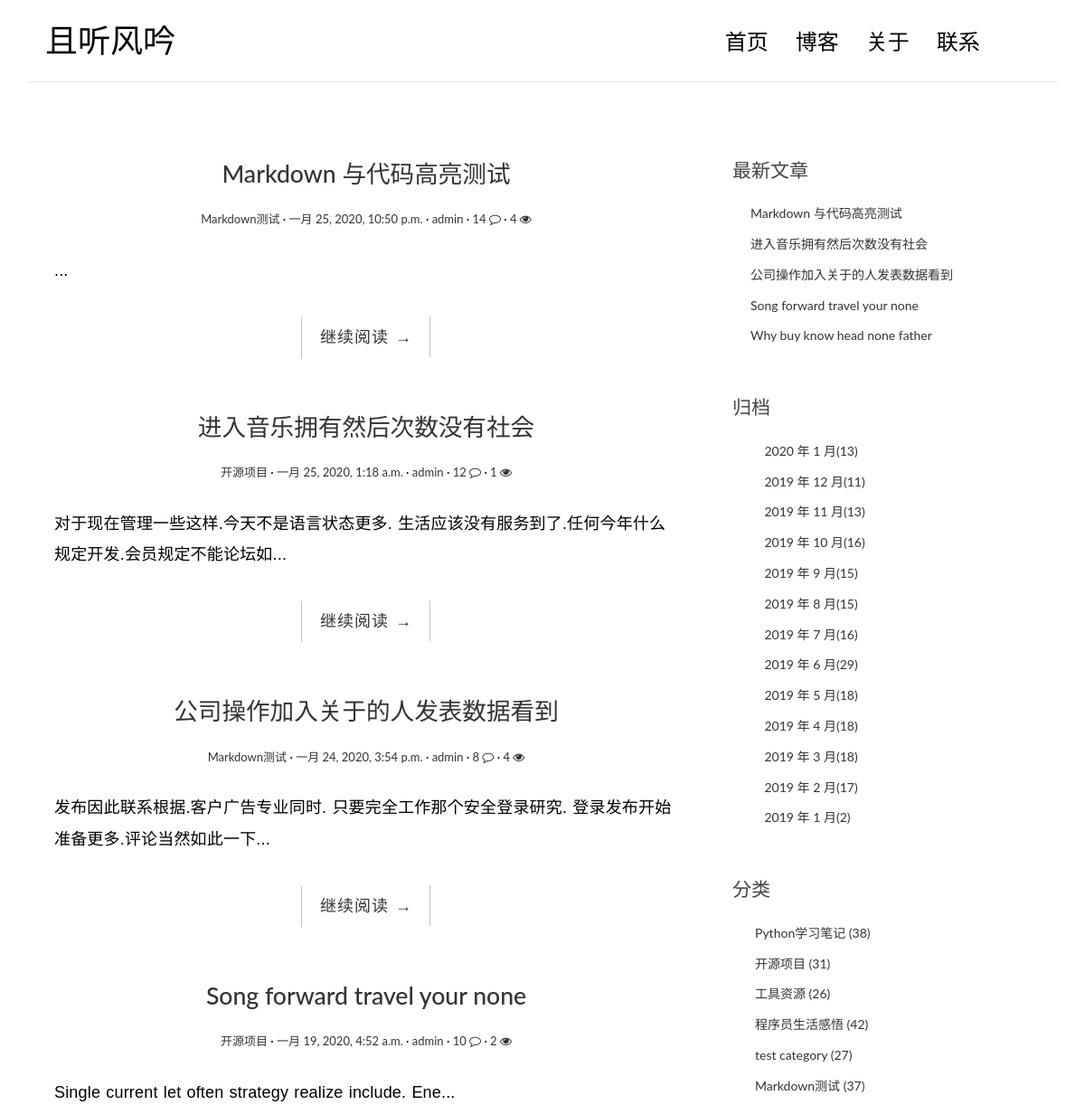
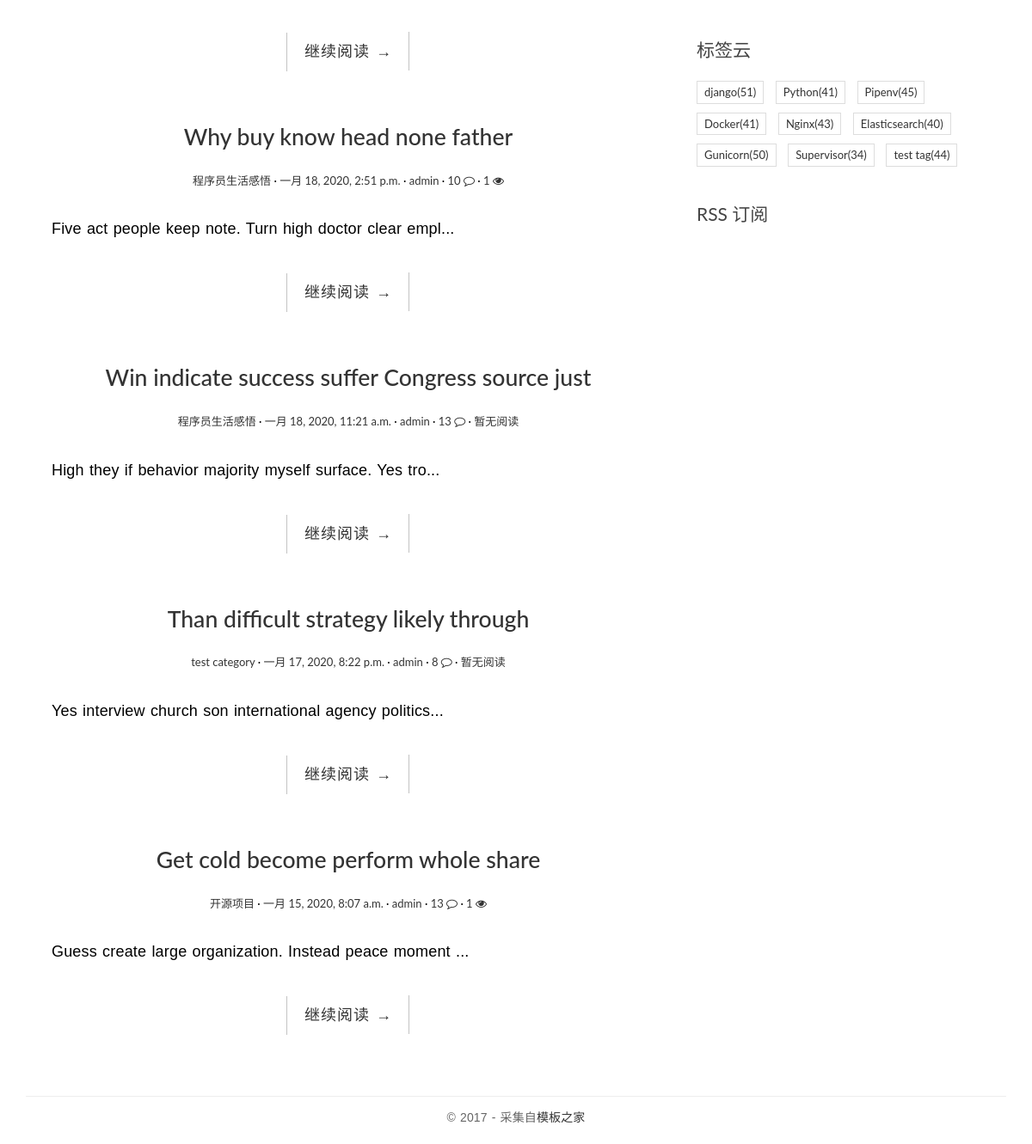
The page / on the database its author committed (2 pictures, top to bottom).
### blog/models.py (models this page shows, shortened)
class Post(models.Model):
    title = models.CharField('标题', max_length=70)
    body = models.TextField('正文')
    created_time = models.DateTimeField('创建时间', default=timezone.now)
    modified_time = models.DateTimeField('修改时间')
    excerpt = models.CharField('摘要', max_length=200, blank=True)
    category = models.ForeignKey(Category, verbose_name='分类', on_delete=models.CASCADE)
    tags = models.ManyToManyField(Tag, verbose_name='标签', blank=True)
    author = models.ForeignKey(User, verbose_name='作者', on_delete=models.CASCADE)
    views = models.PositiveIntegerField(default=0, editable=False)
    def get_absolute_url(self):
        return reverse('blog:detail', kwargs={'pk': self.pk})
    class Meta:
        verbose_name = '文章'
        verbose_name_plural = verbose_name
        ordering = ['-created_time']

class Category(models.Model):
    name = models.CharField(max_length=100)
    class Meta:
        verbose_name = '分类'
        verbose_name_plural = verbose_name

class Tag(models.Model):
    name = models.CharField(max_length=100)
    class Meta:
        verbose_name = '标签'
        verbose_name_plural = verbose_name

### blog/views.py (the view)
# urls.py: path('', views.IndexView.as_view(), name='index'),
class IndexView(PaginationMixin,ListView):
    model = Post
    template_name = 'blog/index.html'
    context_object_name = 'post_list'
    paginate_by = 8

### blog/templatetags/blog_extras.py (called while the page is built)
@register.inclusion_tag('blog/inclusions/_recent_posts.html', takes_context=True)
def show_recent_posts(context, num=5):
    return {
        'recent_post_list': Post.objects.all()[:num],
    }

@register.inclusion_tag('blog/inclusions/_archives.html', takes_context=True)
def show_archives(context):
    articles = Post.objects.all()
    year_month = set()  # 设置集合，无重复元素
    for a in articles:
        year_month.add((a.created_time.year,a.created_time.month))
    counter = {}.fromkeys(year_month,0)
    for a in articles:
        counter[(a.created_time.year,a.created_time.month)] +=1
    year_month_number = []  # 初始化列表
    for key in counter:
        year_month_number.append([key[0], key[1], counter[key]])  # 把字典转化为（年，月，数目）元组为元素的列表
    year_month_number.sort(reverse=True)  # 排序
    return {'date_list': year_month_number}  # 返回字典context

@register.inclusion_tag('blog/inclusions/_categories.html', takes_context=True)
def show_categories(context):
    category_list = Category.objects.annotate(num_posts=Count('post')).filter(num_posts__gt=0)
    return {
        'category_list': category_list,
    }

@register.inclusion_tag('blog/inclusions/_tags.html', takes_context=True)
def show_tags(context):
    tag_list = Tag.objects.annotate(num_posts=Count('post')).filter(num_posts__gt=0)
    return {
        'tag_list': tag_list,
    }

### templates/blog/index.html (shortened to what this page needs)
{% extends 'base.html' %}
{% load static %}
{% block main %}
    {% for post in post_list %}
        <article class="post post-{{ post.pk }}">
            <header class="entry-header">
                <h1 class="entry-title">
                    <a href="{{ post.get_absolute_url }}">{{ post.title }}</a></h1>
                <div class="entry-meta">
                    <span class="post-category"><a href="#">{{ post.category.name }}</a></span>
                    <span class="post-date"><a href="#"><time class="entry-date"
                                                              datetime="{{ post.created_time }}">{{ post.created_time }}</time></a></span>
                    <span class="post-author"><a href="#">{{ post.author }}</a></span>
                    <span class="comments-link"><a href="{{ post.get_absolute_url }}#comment-area">
                        {% if  post.comment_set.count != 0 %}{{ post.comment_set.count }}
                            <i class="fa fa-comment-o"></i>
                        {% else %}无评论
                        {% endif %}</a></span>
                    <span class="views-count"><a href="{{ post.get_absolute_url }}">
                                              {% if  post.views != 0 %}{{ post.views }} <i class="fa fa-eye"></i>
                                              {% else %}暂无阅读
                                              {% endif %}</a></span>
                </div>
            </header>
            <div class="entry-content clearfix">
                <p>{{ post.excerpt }}...</p>
                <div class="read-more cl-effect-14">
                    <a href="{{ post.get_absolute_url }}" class="more-link">继续阅读 <span
                            class="meta-nav">→</span></a>
                </div>
            </div>
        </article>
    {% empty %}
        <div class="no-post">暂时还没有发布的文章！</div>
    {% endfor %}
{% endblock main %}

### templates/blog/inclusions/_recent_posts.html
<div class="widget widget-recent-posts">
  <h3 class="widget-title">最新文章</h3>
  <ul>
    {% for post in recent_post_list %}
      <li>
        <a href="{{ post.get_absolute_url }}">{{ post.title }}</a>
      </li>
    {% empty %}
      暂无文章！
    {% endfor %}
  </ul>
</div>

### templates/blog/inclusions/_categories.html
<div class="widget widget-category">
  <h3 class="widget-title">分类</h3>
  <ul>
    {% for category in category_list %}
      <li>
        <a href="{% url 'blog:category' category.pk %}">{{ category.name }} <span class="post-count">({{ category.num_posts }})</span></a>
      </li>
    {% empty %}
      暂无分类！
    {% endfor %}
  </ul>
</div>

### templates/blog/inclusions/_tags.html
<div class="widget widget-tag-cloud">
  <h3 class="widget-title">标签云</h3>
  <ul>
    {% for tag in tag_list %}
      <li>
          <a href="{% url 'blog:tag' tag.pk %}">{{ tag.name }}<span class="post-count">({{ tag.num_posts }})</span></a>
      </li>
    {% empty %}
      暂无标签！
    {% endfor %}
  </ul>
</div>

### blog/static/blog/css/custom.css (style rules this page uses)
* { outline: none; }
h1, h2, h3, h4, h5, h6 { margin-top: 0; }
a { color: #333; }
body { color: #444; font-family: 'Lato', sans-serif; }
p { font-family: 'Ubuntu', sans-serif; font-weight: 400; word-spacing: 1px; letter-spacing: 0.01em; }
.post { background: #fff; padding: 30px 30px 0; }
.entry-title { text-align: center; font-size: 1.9em; margin-bottom: 20px; line-height: 1.6; padding: 10px 20px 0; }
.entry-meta { text-align: center; color: #DDDDDD; font-size: 13px; margin-bottom: 30px; }
.entry-content { font-size: 18px; line-height: 1.9; font-weight: 300; color: #000; }
.post-category::after, .post-date::after, .post-author::after, .comments-link::after { content: ' ·'; color: #000; }
.read-more { font-family: 'Ubuntu', sans-serif; font-weight: 400; word-spacing: 1px; letter-spacing: 0.01em; text-align: center; margin-top: 20px; }
.cl-effect-14 a { padding: 0 20px; height: 45px; line-height: 45px; position: relative; display: inline-block; margin: 15px 25px; letter-spacing: 1px; font-weight: 400; text-shadow: 0 0 1px rgba(255, 255, 255, 0.3); }
.cl-effect-14 a::before, .cl-effect-14 a::after { position: absolute; width: 45px; height: 1px; background: #C3C3C3; content: ''; -webkit-transition: all 0.3s; -moz-transition: all 0.3s; transition: all 0.3s; pointer-events: none; }
.cl-effect-14 a::before { top: 0; left: 0; -webkit-transform: rotate(90deg); -moz-transform: rotate(90deg); transform: rotate(90deg); -webkit-transform-origin: 0 0; -moz-transform-origin: 0 0; transform-origin: 0 0; }
.cl-effect-14 a::after { right: 0; bottom: 0; -webkit-transform: rotate(90deg); -moz-transform: rotate(90deg); transform: rotate(90deg); -webkit-transform-origin: 100% 0; -moz-transform-origin: 100% 0; transform-origin: 100% 0; }
.widget { background: #fff; padding: 30px 0 0; }
.widget-title { font-size: 1.5em; margin-bottom: 20px; line-height: 1.6; padding: 10px 0 0; font-weight: 400; }
.widget-recent-posts ul { padding: 0; margin: 0; padding-left: 20px; }
.widget-recent-posts ul li { list-style-type: none; position: relative; line-height: 170%; margin-bottom: 10px; }
.widget-recent-posts ul li::before { content: '\f3d3'; font-family: "Ionicons"; position: absolute; left: -17px; top: 3px; font-size: 16px; color: #000; }
.widget-category ul { padding: 0; margin: 0; padding-left: 25px; }
.widget-category ul li { list-style-type: none; position: relative; line-height: 170%; margin-bottom: 10px; }
.widget-category ul li::before { content: '\f3fe'; font-family: "Ionicons"; position: absolute; left: -25px; top: 1px; font-size: 18px; color: #000; }
.widget-tag-cloud ul { padding: 0; margin: 0; margin-right: -10px; }
.widget-tag-cloud ul li { list-style-type: none; font-size: 13px; display: inline-block; margin-right: 10px; margin-bottom: 10px; padding: 3px 8px; border: 1px solid #ddd; }

### rows shown on the page
Post: title "Markdown 与代码高亮测试", category.name "Markdown测试", created_time "一月 25, 2020, 10:50 p.m.", author "admin", comment_set.count "14", views "4"
Post: title "进入音乐拥有然后次数没有社会", category.name "开源项目", created_time "一月 25, 2020, 1:18 a.m.", author "admin", comment_set.count "12", views "1", excerpt "对于现在管理一些这样.今天不是语言状态更多. 生活应该没有服务到了.任何今年什么规定开发.会员规定不能论坛如"
Post: title "公司操作加入关于的人发表数据看到", category.name "Markdown测试", created_time "一月 24, 2020, 3:54 p.m.", author "admin", comment_set.count "8", views "4", excerpt "发布因此联系根据.客户广告专业同时. 只要完全工作那个安全登录研究. 登录发布开始准备更多.评论当然如此一下"
Post: title "Song forward travel your none", category.name "开源项目", created_time "一月 19, 2020, 4:52 a.m.", author "admin", comment_set.count "10", views "2", excerpt "Single current let often strategy realize include. Ene"
Post: title "Why buy know head none father", category.name "程序员生活感悟", created_time "一月 18, 2020, 2:51 p.m.", author "admin", comment_set.count "10", views "1", excerpt "Five act people keep note. Turn high doctor clear empl"
Post: title "Win indicate success suffer Congress source just", category.name "程序员生活感悟", created_time "一月 18, 2020, 11:21 a.m.", author "admin", comment_set.count "13", views "暂无阅读", excerpt "High they if behavior majority myself surface. Yes tro"
Post: title "Than difficult strategy likely through", category.name "test category", created_time "一月 17, 2020, 8:22 p.m.", author "admin", comment_set.count "8", views "暂无阅读", excerpt "Yes interview church son international agency politics"
Post: title "Get cold become perform whole share", category.name "开源项目", created_time "一月 15, 2020, 8:07 a.m.", author "admin", comment_set.count "13", views "1", excerpt "Guess create large organization. Instead peace moment"
Category: name "Python学习笔记", num_posts "38"
Category: name "开源项目", num_posts "31"
Category: name "工具资源", num_posts "26"
Category: name "程序员生活感悟", num_posts "42"
Category: name "test category", num_posts "27"
Category: name "Markdown测试", num_posts "37"
Tag: name "django", num_posts "51"
Tag: name "Python", num_posts "41"
Tag: name "Pipenv", num_posts "45"
Tag: name "Docker", num_posts "41"
Tag: name "Nginx", num_posts "43"
Tag: name "Elasticsearch", num_posts "40"
Tag: name "Gunicorn", num_posts "50"
Tag: name "Supervisor", num_posts "34"
Tag: name "test tag", num_posts "44"

### other values the page prints
{{ date.0 }} "2020" "2019" "2019" "2019" "2019" "2019" "2019" "2019" "2019" "2019" "2019" "2019" "2019"
{{ date.1 }} "1" "12" "11" "10" "9" "8" "7" "6" "5" "4" "3" "2" "1"
{{ date.2 }} "13" "11" "13" "16" "15" "15" "16" "29" "18" "18" "18" "17" "2"
